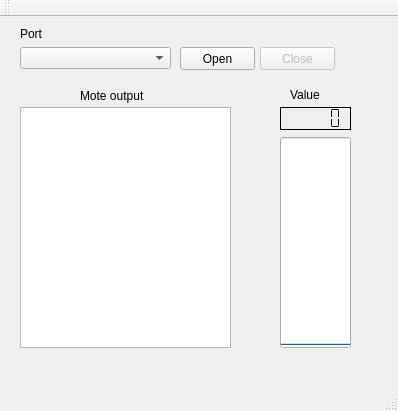
<?xml version="1.0" encoding="UTF-8"?>
<ui version="4.0">
 <class>MainWindow</class>
 <widget class="QMainWindow" name="MainWindow">
  <property name="geometry">
   <rect>
    <x>0</x>
    <y>0</y>
    <width>398</width>
    <height>411</height>
   </rect>
  </property>
  <property name="windowTitle">
   <string>MainWindow</string>
  </property>
  <widget class="QWidget" name="centralWidget">
   <widget class="QTextEdit" name="textEdit_Status">
    <property name="enabled">
     <bool>true</bool>
    </property>
    <property name="geometry">
     <rect>
      <x>20</x>
      <y>90</y>
      <width>211</width>
      <height>241</height>
     </rect>
    </property>
   </widget>
   <widget class="QComboBox" name="comboBox_Interface">
    <property name="geometry">
     <rect>
      <x>20</x>
      <y>30</y>
      <width>151</width>
      <height>22</height>
     </rect>
    </property>
   </widget>
   <widget class="QLabel" name="label">
    <property name="geometry">
     <rect>
      <x>20</x>
      <y>10</y>
      <width>46</width>
      <height>13</height>
     </rect>
    </property>
    <property name="text">
     <string>Port</string>
    </property>
   </widget>
   <widget class="QPushButton" name="pushButton_open">
    <property name="geometry">
     <rect>
      <x>180</x>
      <y>30</y>
      <width>75</width>
      <height>23</height>
     </rect>
    </property>
    <property name="text">
     <string>Open</string>
    </property>
   </widget>
   <widget class="QPushButton" name="pushButton_close">
    <property name="enabled">
     <bool>false</bool>
    </property>
    <property name="geometry">
     <rect>
      <x>260</x>
      <y>30</y>
      <width>75</width>
      <height>23</height>
     </rect>
    </property>
    <property name="text">
     <string>Close</string>
    </property>
   </widget>
   <widget class="QLCDNumber" name="lcdNumber_light">
    <property name="geometry">
     <rect>
      <x>280</x>
      <y>90</y>
      <width>71</width>
      <height>23</height>
     </rect>
    </property>
    <property name="frameShape">
     <enum>QFrame::Box</enum>
    </property>
    <property name="frameShadow">
     <enum>QFrame::Plain</enum>
    </property>
    <property name="segmentStyle">
     <enum>QLCDNumber::Flat</enum>
    </property>
   </widget>
   <widget class="QLabel" name="label_light">
    <property name="geometry">
     <rect>
      <x>290</x>
      <y>70</y>
      <width>41</width>
      <height>16</height>
     </rect>
    </property>
    <property name="text">
     <string>Value</string>
    </property>
   </widget>
   <widget class="QProgressBar" name="progressBar_light">
    <property name="geometry">
     <rect>
      <x>280</x>
      <y>120</y>
      <width>71</width>
      <height>211</height>
     </rect>
    </property>
    <property name="maximum">
     <number>40</number>
    </property>
    <property name="value">
     <number>0</number>
    </property>
    <property name="textVisible">
     <bool>false</bool>
    </property>
    <property name="orientation">
     <enum>Qt::Vertical</enum>
    </property>
    <property name="invertedAppearance">
     <bool>false</bool>
    </property>
   </widget>
   <widget class="QLabel" name="label_2">
    <property name="geometry">
     <rect>
      <x>80</x>
      <y>70</y>
      <width>101</width>
      <height>17</height>
     </rect>
    </property>
    <property name="text">
     <string>Mote output</string>
    </property>
   </widget>
  </widget>
  <widget class="QMenuBar" name="menuBar">
   <property name="geometry">
    <rect>
     <x>0</x>
     <y>0</y>
     <width>398</width>
     <height>25</height>
    </rect>
   </property>
  </widget>
  <widget class="QToolBar" name="mainToolBar">
   <attribute name="toolBarArea">
    <enum>TopToolBarArea</enum>
   </attribute>
   <attribute name="toolBarBreak">
    <bool>false</bool>
   </attribute>
  </widget>
  <widget class="QStatusBar" name="statusBar"/>
 </widget>
 <layoutdefault spacing="6" margin="11"/>
 <resources/>
 <connections/>
</ui>
